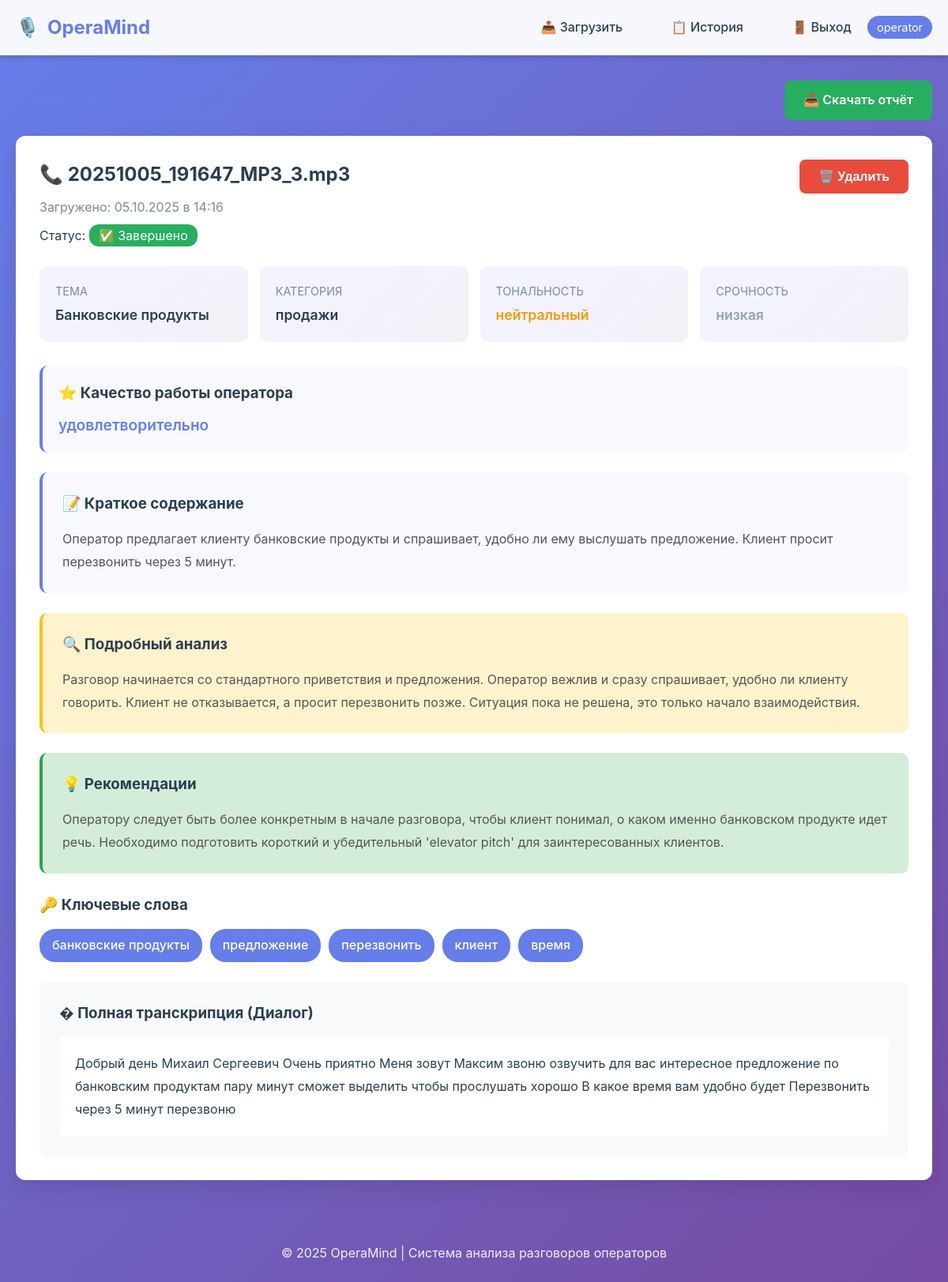
The page /conversation/14 (signed in) on the database its author committed.
### models.py (models this page shows, shortened)
class User(UserMixin, db.Model):
    id = db.Column(db.Integer, primary_key=True)
    username = db.Column(db.String(80), unique=True, nullable=False)
    password_hash = db.Column(db.String(200), nullable=False)
    created_at = db.Column(db.DateTime, default=datetime.utcnow)
    conversations = db.relationship('Conversation', backref='user', lazy=True, cascade='all, delete-orphan')

class Conversation(db.Model):
    id = db.Column(db.Integer, primary_key=True)
    filename = db.Column(db.String(255), nullable=False)
    filepath = db.Column(db.String(500), nullable=False)
    duration = db.Column(db.Integer)
    upload_date = db.Column(db.DateTime, default=datetime.utcnow)
    status = db.Column(db.String(50), default='pending')  # pending/transcribing/analyzing/completed/error
    user_id = db.Column(db.Integer, db.ForeignKey('user.id'), nullable=False)
    analysis = db.relationship('Analysis', backref='conversation', uselist=False, cascade='all, delete-orphan')

class Analysis(db.Model):
    id = db.Column(db.Integer, primary_key=True)
    conversation_id = db.Column(db.Integer, db.ForeignKey('conversation.id'), nullable=False)
    transcript = db.Column(db.Text)
    topic = db.Column(db.String(100))
    category = db.Column(db.String(50))
    sentiment = db.Column(db.String(50))
    urgency = db.Column(db.String(50))
    keywords = db.Column(db.Text)  # JSON
    summary = db.Column(db.Text)
    detailed_analysis = db.Column(db.Text)  # Подробный анализ
    operator_quality = db.Column(db.String(50))  # Оценка работы оператора
    recommendations = db.Column(db.Text)  # Рекомендации
    created_at = db.Column(db.DateTime, default=datetime.utcnow)

### app.py (the view)
@app.route('/conversation/<int:conversation_id>')
@login_required
def conversation_detail(conversation_id):
    conversation = Conversation.query.get_or_404(conversation_id)
    if conversation.user_id != current_user.id:
        flash('❌ Нет доступа', 'error')
        return redirect(url_for('history'))
    return render_template('conversation_detail.html', conversation=conversation)

### templates/conversation_detail.html (shortened to what this page needs)
{% extends "base.html" %}
{% block content %}
<div style="margin-bottom: 20px; display: flex; justify-content: space-between; align-items: center;">
    <a href="{{ url_for('history') }}" style="color: #667eea; text-decoration: none; font-weight: 500;">
    </a>
    {% if conversation.analysis %}
    <a href="{{ url_for('download_report', conversation_id=conversation.id) }}" class="btn" style="background: #27ae60;">
        📥 Скачать отчёт
    </a>
    {% endif %}
</div>
<div class="card">
    <div style="display: flex; justify-content: space-between; align-items: start; margin-bottom: 25px;">
        <div>
            <h2 style="color: #2c3e50; margin-bottom: 10px;">📞 {{ conversation.filename }}</h2>
            <p style="color: #7f8c8d;">
                Загружено: {{ conversation.upload_date.strftime('%d.%m.%Y в %H:%M') }}
            </p>
            <p style="margin-top: 10px;">
                Статус:
                {% if conversation.status == 'completed' %}
                    <span style="background: #27ae60; color: white; padding: 4px 12px; border-radius: 12px;">✅ Завершено</span>
                {% elif conversation.status == 'transcribing' %}
                    <span style="background: #3498db; color: white; padding: 4px 12px; border-radius: 12px;">🎧 Транскрипция...</span>
                {% elif conversation.status == 'analyzing' %}
                    <span style="background: #f39c12; color: white; padding: 4px 12px; border-radius: 12px;">🤖 Анализ...</span>
                {% elif conversation.status == 'error' %}
                    <span style="background: #e74c3c; color: white; padding: 4px 12px; border-radius: 12px;">❌ Ошибка</span>
                {% else %}
                    <span style="background: #95a5a6; color: white; padding: 4px 12px; border-radius: 12px;">⏳ Ожидает</span>
                {% endif %}
            </p>
        </div>
        <form method="POST" action="{{ url_for('delete_conversation', conversation_id=conversation.id) }}"
              onsubmit="return confirm('Удалить этот разговор?');">
            <button type="submit" class="btn btn-danger">🗑️ Удалить</button>
        </form>
    </div>
    {% if conversation.analysis %}
    <div style="display: grid; grid-template-columns: repeat(auto-fit, minmax(200px, 1fr)); gap: 15px; margin-bottom: 30px;">
        <div style="background: linear-gradient(135deg, #667eea15 0%, #764ba215 100%); padding: 20px; border-radius: 10px;">
            <p style="color: #7f8c8d; font-size: 0.9rem; margin-bottom: 5px;">ТЕМА</p>
            <p style="color: #2c3e50; font-weight: 600; font-size: 1.1rem;">{{ conversation.analysis.topic }}</p>
        </div>
        <div style="background: linear-gradient(135deg, #667eea15 0%, #764ba215 100%); padding: 20px; border-radius: 10px;">
            <p style="color: #7f8c8d; font-size: 0.9rem; margin-bottom: 5px;">КАТЕГОРИЯ</p>
            <p style="color: #2c3e50; font-weight: 600; font-size: 1.1rem;">{{ conversation.analysis.category }}</p>
        </div>
        <div style="background: linear-gradient(135deg, #667eea15 0%, #764ba215 100%); padding: 20px; border-radius: 10px;">
            <p style="color: #7f8c8d; font-size: 0.9rem; margin-bottom: 5px;">ТОНАЛЬНОСТЬ</p>
            {% if conversation.analysis.sentiment == 'позитивный' %}
                <p style="font-weight: 600; font-size: 1.1rem; color: #27ae60;">{{ conversation.analysis.sentiment }}</p>
            {% elif conversation.analysis.sentiment == 'негативный' %}
                <p style="font-weight: 600; font-size: 1.1rem; color: #e74c3c;">{{ conversation.analysis.sentiment }}</p>
            {% else %}
                <p style="font-weight: 600; font-size: 1.1rem; color: #f39c12;">{{ conversation.analysis.sentiment }}</p>
            {% endif %}
        </div>
        <div style="background: linear-gradient(135deg, #667eea15 0%, #764ba215 100%); padding: 20px; border-radius: 10px;">
            <p style="color: #7f8c8d; font-size: 0.9rem; margin-bottom: 5px;">СРОЧНОСТЬ</p>
            {% if conversation.analysis.urgency == 'критическая' %}
                <p style="font-weight: 600; font-size: 1.1rem; color: #e74c3c;">{{ conversation.analysis.urgency }}</p>
            {% elif conversation.analysis.urgency == 'высокая' %}
                <p style="font-weight: 600; font-size: 1.1rem; color: #f39c12;">{{ conversation.analysis.urgency }}</p>
            {% elif conversation.analysis.urgency == 'средняя' %}
                <p style="font-weight: 600; font-size: 1.1rem; color: #3498db;">{{ conversation.analysis.urgency }}</p>
            {% else %}
                <p style="font-weight: 600; font-size: 1.1rem; color: #95a5a6;">{{ conversation.analysis.urgency }}</p>
            {% endif %}
        </div>
    </div>
    {% if conversation.analysis.operator_quality %}
    <div style="background: #f8f9ff; padding: 20px; border-radius: 10px; margin-bottom: 25px; border-left: 4px solid #667eea;">
        <h3 style="color: #2c3e50; margin-bottom: 10px;">⭐ Качество работы оператора</h3>
        <p style="font-size: 1.2rem; font-weight: 600; color: #667eea;">{{ conversation.analysis.operator_quality }}</p>
    </div>
    {% endif %}
    <div style="background: #f8f9ff; padding: 25px; border-radius: 10px; margin-bottom: 25px; border-left: 4px solid #667eea;">
        <h3 style="color: #2c3e50; margin-bottom: 15px;">📝 Краткое содержание</h3>
        <p style="color: #555; line-height: 1.8;">{{ conversation.analysis.summary }}</p>
    </div>
    {% if conversation.analysis.detailed_analysis %}
    <div style="background: #fff3cd; padding: 25px; border-radius: 10px; margin-bottom: 25px; border-left: 4px solid #ffc107;">
        <h3 style="color: #2c3e50; margin-bottom: 15px;">🔍 Подробный анализ</h3>
        <p style="color: #555; line-height: 1.8; white-space: pre-line;">{{ conversation.analysis.detailed_analysis }}</p>
    </div>
    {% endif %}
    {% if conversation.analysis.recommendations %}
    <div style="background: #d4edda; padding: 25px; border-radius: 10px; margin-bottom: 25px; border-left: 4px solid #28a745;">
        <h3 style="color: #2c3e50; margin-bottom: 15px;">💡 Рекомендации</h3>
        <p style="color: #555; line-height: 1.8; white-space: pre-line;">{{ conversation.analysis.recommendations }}</p>
    </div>
    {% endif %}
    <div style="margin-bottom: 25px;">
        <h3 style="color: #2c3e50; margin-bottom: 15px;">🔑 Ключевые слова</h3>
        <div style="display: flex; flex-wrap: wrap; gap: 10px;">
            {% if conversation.analysis.keywords %}
                {% set keywords = conversation.analysis.keywords|from_json %}
                {% for keyword in keywords %}
                <span style="background: #667eea; color: white; padding: 8px 16px; border-radius: 20px; font-weight: 500;">
                    {{ keyword }}
                </span>
                {% endfor %}
            {% endif %}
        </div>
    </div>
    <div style="background: #f8f9fa; padding: 25px; border-radius: 10px;">
        <h3 style="color: #2c3e50; margin-bottom: 15px;">� Полная транскрипция (Диалог)</h3>
        {% set is_json = False %}
        {% set structured = None %}
        {% if conversation.analysis.transcript %}
            {% set raw = conversation.analysis.transcript %}
            {% if raw.startswith('{') %}
                {% set is_json = True %}
                {% set structured = raw|from_json %}
            {% endif %}
        {% endif %}
        {% if is_json and structured and structured.segments %}
        <div style="display:flex; gap:20px; flex-wrap:wrap; margin-bottom:15px;">
            <div style="background:#eef2ff;padding:8px 14px;border-radius:20px;font-size:0.85rem;">Метод: {{ structured.meta.method if structured.meta and structured.meta.method }}</div>
            <div style="background:#eef2ff;padding:8px 14px;border-radius:20px;font-size:0.85rem;">Длительность: {{ structured.meta.duration_sec }} c</div>
        </div>
        <div style="display:flex; gap:12px; flex-wrap:wrap; margin-bottom:10px; font-size:0.65rem;">
            <span style="background:#6366f1;color:white;padding:4px 10px;border-radius:14px;">CL Клиент</span>
            <span style="background:#10b981;color:white;padding:4px 10px;border-radius:14px;">OP Оператор</span>
            <span style="background:#fde68a;color:#92400e;padding:4px 10px;border-radius:14px;">Пауза &gt; 0.4 c</span>
            <span style="background:#eef2ff;color:#4338ca;padding:4px 10px;border-radius:14px;">Слова с таймкодами</span>
        </div>
        <div id="chat" style="background: white; padding: 20px; border-radius: 8px; max-height: 600px; overflow-y: auto; color:#2c3e50;">
            {% for seg in structured.segments %}
                <div class="seg" style="margin-bottom:18px; display:flex; gap:14px; align-items:flex-start;">
                    <div style="width:52px;text-align:center;">
                        {% if seg.speaker == 'client' %}
                            <div style="background:#6366f1;color:white;width:42px;height:42px;display:flex;align-items:center;justify-content:center;border-radius:50%;font-size:0.75rem;">CL</div>
                        {% elif seg.speaker == 'operator' %}
                            <div style="background:#10b981;color:white;width:42px;height:42px;display:flex;align-items:center;justify-content:center;border-radius:50%;font-size:0.75rem;">OP</div>
                        {% else %}
                            <div style="background:#9ca3af;color:white;width:42px;height:42px;display:flex;align-items:center;justify-content:center;border-radius:50%;font-size:0.75rem;">UK</div>
                        {% endif %}
                        <div style="margin-top:6px;font-size:0.65rem;color:#6b7280;">{{ seg.start }}s</div>
                    </div>
                    <div style="flex:1;">
                        <div style="display:flex;align-items:center;gap:10px; margin-bottom:6px;">
                            <strong style="font-size:0.9rem;">
                                {% if seg.speaker == 'client' %}Клиент{% elif seg.speaker == 'operator' %}Оператор{% else %}Неизвестно{% endif %}
                            </strong>
                            <span style="background:#f3f4f6;padding:2px 8px;border-radius:12px;font-size:0.65rem;color:#374151;">{{ seg.start }} – {{ seg.end }} c</span>
                            {% if seg.gap_from_prev and seg.gap_from_prev > 0.4 %}
                                <span style="background:#fde68a;padding:2px 6px;border-radius:12px;font-size:0.6rem;color:#92400e;">Пауза {{ seg.gap_from_prev }} c</span>
                            {% endif %}
                        </div>
                        <div class="bubble" style="background:#f9fafb;border:1px solid #e5e7eb;padding:12px 14px;border-radius:10px;line-height:1.6;font-size:0.9rem; position:relative;">
                            <div style="margin-bottom:8px; white-space:pre-wrap;">{{ seg.text }}</div>
                            {% if seg.words %}
                                <div style="display:flex; flex-wrap:wrap; gap:4px; margin-top:6px;">
                                    {% for w in seg.words %}
                                        <span class="word" data-start="{{ w.start }}" data-end="{{ w.end }}" title="{{ w.start }}–{{ w.end }} c" style="background:#eef2ff;color:#4338ca;padding:3px 6px;border-radius:6px;font-size:0.6rem; cursor:help; transition:background .3s;">{{ w.w }}</span>
                                    {% endfor %}
                                </div>
                            {% endif %}
                        </div>
                    </div>
                </div>
            {% endfor %}
        </div>
        <script>
            // Hover подсветка сегментов
            document.querySelectorAll('#chat .seg').forEach(seg => {
                seg.addEventListener('mouseenter', () => {
                    const bubble = seg.querySelector('.bubble');
                    if (bubble) bubble.style.boxShadow = '0 0 0 2px #667eea55, 0 4px 14px rgba(0,0,0,0.08)';
                });
                seg.addEventListener('mouseleave', () => {
                    const bubble = seg.querySelector('.bubble');
                    if (bubble) bubble.style.boxShadow = 'none';
                });
            });
            // Анимация слов при наведении
            document.querySelectorAll('#chat .word').forEach(w => {
                w.addEventListener('mouseenter', () => {
                    w.style.background = '#c7d2fe';
                });
                w.addEventListener('mouseleave', () => {
                    w.style.background = '#eef2ff';
                });
            });
        </script>
        {% else %}
            <div style="background: white; padding: 20px; border-radius: 8px; max-height: 500px; overflow-y: auto; line-height: 1.8; color: #2c3e50; white-space: pre-line;">{{ conversation.analysis.transcript }}</div>
        {% endif %}
    </div>
    {% endif %}
</div>
{% endblock %}

### templates/base.html (shortened to what this page needs)
<!DOCTYPE html>
<html lang="ru">
<head>
</head>
<body>
    <nav class="navbar">
        <div class="container">
            <div class="logo">
                🎙️ <span>OperaMind</span>
            </div>
            {% if current_user.is_authenticated %}
            <nav>
                <a href="{{ url_for('index') }}">📤 Загрузить</a>
                <a href="{{ url_for('history') }}">📋 История</a>
                <a href="{{ url_for('logout') }}">🚪 Выход</a>
                <span class="user-badge">{{ current_user.username }}</span>
            </nav>
            {% endif %}
        </div>
    </nav>
    <div class="container">
        {% block content %}{% endblock %}
    </div>
    <footer>
        <p>© 2025 OperaMind | Система анализа разговоров операторов</p>
    </footer>
</body>
</html>

### rows shown on the page
User: username "operator"
Conversation: filename "20251005_191647_MP3_3.mp3", upload_date "05.10.2025 в 14:16"
Analysis: analysis.topic "Банковские продукты", analysis.category "продажи", analysis.sentiment "нейтральный", analysis.urgency "низкая", analysis.operator_quality "удовлетворительно", analysis.summary "Оператор предлагает клиенту банковские продукты и спрашивает, удобно ли ему выслушать предложение. Клиент просит перезвонить через 5 минут.", analysis.detailed_analysis "Разговор начинается со стандартного приветствия и предложения. Оператор вежлив и сразу спрашивает, удобно ли клиенту говорить. Клиент не отказывается, а просит перезвонить позже. Ситуация пока не решена, это только начало взаимодействия.", analysis.recommendations "Оператору следует быть более конкретным в начале разговора, чтобы клиент понимал, о каком именно банковском продукте идет речь. Необходимо подготовить короткий и убедительный 'elevator pitch' для заинтересованных клиентов.", analysis.transcript "Добрый день Михаил Сергеевич Очень приятно Меня зовут Максим звоню озвучить для вас интересное предложение по банковским продуктам пару минут сможет выделить чтобы прослушать хорошо В какое время вам удобно будет Перезвонить через 5 минут перезвоню"

### other values the page prints
{{ keyword }} "банковские продукты" "предложение" "перезвонить" "клиент" "время"
